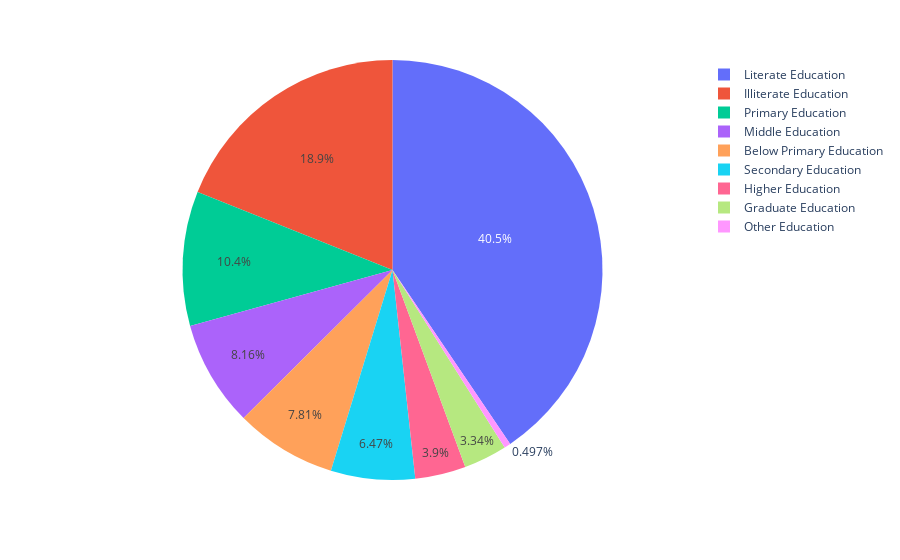

Notebook source saved alongside this figure:
### Code cell
# education
ed_cols = ['State', 'District','Below Primary Education', 'Primary Education',
       'Middle Education', 'Secondary Education', 'Higher Education',
       'Graduate Education', 'Other Education', 'Literate Education',
       'Illiterate Education']


import plotly.express as px
data = final_df[ed_cols].sum()
px.pie(values=data, labels=data.index, names=data.index)

### Figure 1 — Plotly figure (JSON) as saved in the notebook; plotly's stock layout.template omitted (floating-point values rounded to 4 significant figures)
{"data": [{"domain": {"x": [0, 1], "y": [0, 1]}, "hovertemplate": "label=%{label}<br>value=%{value}<extra></extra>", "labels": ["State", "District", "Below Primary Education", "Primary Education", "Middle Education", "Secondary Education", "Higher Education", "Graduate Education", "Other Education", "Literate Education", "Illiterate Education"], "legendgroup": "", "name": "", "showlegend": true, "type": "pie", "values": ["Andhra PradeshAndhra PradeshAndhra PradeshAndhra PradeshAndhra PradeshAndhra PradeshAndhra PradeshAndhra PradeshAndhra PradeshAndhra PradeshAndhra PradeshAndhra PradeshAndhra PradeshAndhra PradeshAndhra PradeshAndhra PradeshAndhra PradeshAndhra PradeshAndhra PradeshArunachal PradeshArunachal PradeshArunachal PradeshArunachal PradeshArunachal PradeshArunachal PradeshArunachal PradeshArunachal PradeshArunachal PradeshArunachal PradeshArunachal PradeshArunachal PradeshArunachal PradeshArunachal PradeshAssamAssamAssamAssamAssamAssamAssamAssamAssamAssamAssamAssamAssamAssamAssamAssamAssamAssamAssamBiharBiharBiharBiharBiharBiharBiharBiharBiharBiharBiharBiharBiharBiharBiharBiharBiharBiharBiharBiharBiharBiharBiharBiharBiharBiharBiharBiharBiharBiharBiharBiharBiharBiharBiharBiharBiharChandigarhChhattisgarhChhattisgarhChhattisgarhChhattisgarhChhattisgarhChhattisgarhChhattisgarhChhattisgarhChhattisgarhChhattisgarhChhattisgarhChhattisgarhChhattisgarhDaman and DiuDaman and DiuGoaGoaGujaratGujaratGujaratGujaratGujaratGujaratGujaratGujaratGujaratGujaratGujaratGujaratGujaratGujaratGujaratGujaratGujaratGujaratGujaratGujaratGujaratGujaratGujaratGujaratHaryanaHaryanaHaryanaHaryanaHaryanaHaryanaHaryanaHaryanaHaryanaHaryanaHaryanaHaryanaHaryanaHaryanaHaryanaHaryanaHaryanaHimachal PradeshHimachal PradeshHimachal PradeshHimachal PradeshHimachal PradeshHimachal PradeshHimachal PradeshHimachal PradeshHimachal PradeshHimachal PradeshHimachal PradeshHimachal PradeshHimachal PradeshJammu and KashmirJammu and KashmirJammu and KashmirJammu and KashmirJammu and KashmirJammu and KashmirJammu and KashmirJammu and KashmirJharkhandJharkhandJharkhandJharkhandJharkhandJharkhandJharkhandJharkhandJharkhandJharkhandJharkhandJharkhandJharkhandJharkhandJharkhandJharkhandJharkhandKarnatakaKarnatakaKarnatakaKarnatakaKarnatakaKarnatakaKarnatakaKarnatakaKarnatakaKarnatakaKarnatakaKarnatakaKarnatakaKarnatakaKarnatakaKarnatakaKarnatakaKarnatakaKarnatakaKarnatakaKarnatakaKarnatakaKarnatakaKarnatakaKeralaKeralaKeralaKeralaKeralaKeralaKeralaKeralaKeralaKeralaKeralaKeralaKeralaMadhya PradeshMadhya PradeshMadhya PradeshMadhya PradeshMadhya PradeshMadhya PradeshMadhya PradeshMadhya PradeshMadhya PradeshMadhya PradeshMadhya PradeshMadhya PradeshMadhya PradeshMadhya PradeshMadhya PradeshMadhya PradeshMadhya PradeshMadhya PradeshMadhya PradeshMadhya PradeshMadhya PradeshMadhya PradeshMadhya PradeshMadhya PradeshMadhya PradeshMadhya PradeshMadhya PradeshMadhya PradeshMadhya PradeshMadhya PradeshMadhya PradeshMadhya PradeshMadhya PradeshMadhya PradeshMadhya PradeshMadhya PradeshMadhya PradeshMadhya PradeshMadhya PradeshMadhya PradeshMadhya PradeshMadhya PradeshMadhya PradeshMadhya PradeshMadhya PradeshMaharashtraMaharashtraMaharashtraMaharashtraMaharashtraMaharashtraMaharashtraMaharashtraMaharashtraMaharashtraMaharashtraMaharashtraMaharashtraMaharashtraMaharashtraMaharashtraMaharashtraMaharashtraMaharashtraMaharashtraMaharashtraMaharashtraMaharashtraMaharashtraMaharashtraMaharashtraMaharashtraMaharashtraMaharashtraMaharashtraMaharashtraMaharashtraMaharashtraManipurManipurManipurManipurManipurManipurManipurMeghalayaMeghalayaMeghalayaMeghalayaMeghalayaMeghalayaMizoramMizoramMizoramMizoramMizoramMizoramMizoramMizoramNagalandNagalandNagalandNagalandNagalandNagalandNagalandNagalandOrissaOrissaOrissaOrissaOrissaOrissaOrissaOrissaOrissaOrissaOrissaOrissaOrissaOrissaOrissaOrissaOrissaOrissaOrissaOrissaPuducherryPuducherryPuducherryPunjabPunjabPunjabPunjabPunjabPunjabPunjabPunjabPunjabPunjabPunjabPunjabPunjabPunjabPunjabPunjabRajasthanRajasthanRajasthanRajasthanRajasthanRajasthanRajasthanRajasthanRajasthanRajasthanRajasthanRajasthanRajasthanRajasthanRajasthanRajasthanRajasthanRajasthanRajasthanRajasthanRajasthanRajasthanRajasthanRajasthanRajasthanRajasthanRajasthanRajasthanRajasthanRajasthanRajasthanRajasthanSikkimTamil NaduTamil NaduTamil NaduTamil NaduTamil NaduTamil NaduTamil NaduTamil NaduTamil NaduTamil NaduTamil NaduTamil NaduTamil NaduTamil NaduTamil NaduTamil NaduTamil NaduTamil NaduTamil NaduTamil NaduTamil NaduTamil NaduTamil NaduTamil NaduTamil NaduTripuraTripuraTripuraTripuraUttar PradeshUttar PradeshUttar PradeshUttar PradeshUttar PradeshUttar PradeshUttar PradeshUttar PradeshUttar PradeshUttar PradeshUttar PradeshUttar PradeshUttar PradeshUttar PradeshUttar PradeshUttar PradeshUttar PradeshUttar PradeshUttar PradeshUttar PradeshUttar PradeshUttar PradeshUttar PradeshUttar PradeshUttar PradeshUttar PradeshUttar PradeshUttar PradeshUttar PradeshUttar PradeshUttar PradeshUttar PradeshUttar PradeshUttar PradeshUttar PradeshUttar PradeshUttar PradeshUttar PradeshUttar PradeshUttar PradeshUttar PradeshUttar PradeshUttar PradeshUttar PradeshUttar PradeshUttar PradeshUttar PradeshUttar PradeshUttar PradeshUttar PradeshUttar PradeshUttar PradeshUttar PradeshUttar PradeshUttar PradeshUttar PradeshUttar PradeshUttar PradeshUttar PradeshUttar PradeshUttar PradeshUttar PradeshUttar PradeshUttar PradeshUttaranchalUttaranchalUttaranchalUttaranchalUttaranchalUttaranchalUttaranchalUttaranchalWest BengalWest BengalWest BengalWest BengalWest BengalWest BengalWest BengalWest BengalWest BengalWest BengalWest BengalWest BengalWest BengalWest Bengal", "AdilabadAnantapurChittoorEast GodavariGunturHyderabadKarimnagarKhammamKrishnaKurnoolMahbubnagarMedakNalgondaNizamabadPrakasamSrikakulamVizianagaramWarangalWest GodavariChanglangEast KamengEast SiangKurung KumeyLohitLower Dibang ValleyLower SubansiriPapum PareTawangTirapUpper SiangUpper SubansiriWest KamengWest SiangBarpetaBongaigaonCacharDarrangDhemajiDibrugarhGoalparaGolaghatHailakandiJorhatKamrupKarbi AnglongKarimganjKokrajharLakhimpurNagaonNalbariSonitpurTinsukiaArariaAurangabadAurangabadBankaBegusaraiBhagalpurBhojpurBuxarDarbhangaGayaGopalganjJamuiJehanabadKatiharKhagariaKishanganjLakhisaraiMadhepuraMadhubaniMungerMuzaffarpurNalandaNawadaPashchim ChamparanPatnaPurba ChamparanPurniaRohtasSaharsaSamastipurSaranSheikhpuraSheoharSitamarhiSiwanSupaulVaishaliChandigarhBastarBilaspurBilaspurDhamtariDurgJashpurKorbaKoriyaMahasamundRaigarhRaigarhRaipurSurgujaDamanJunagadhNorth GoaSouth GoaAhmadabadAmreliAnandBanas KanthaBharuchBhavnagarGandhinagarJamnagarJunagadhKachchhKhedaMahesanaNarmadaNavsariPanch MahalsPatanPorbandarRajkotSabar KanthaSuratSurendranagarThe DangsVadodaraValsadAmbalaBhiwaniFaridabadFatehabadGurgaonHisarJhajjarJindKaithalKarnalKurukshetraMahendragarhPanchkulaPanipatRewariRohtakSirsaBilaspurBilaspurChambaHamirpurHamirpurKangraKinnaurKulluMandiShimlaSirmaurSolanUnaDodaJammuKargilKathuaPulwamaPunchSrinagarUdhampurBokaroChatraDeogharDhanbadDumkaGarhwaGiridihGoddaGumlaJamtaraLateharLohardagaPakurPalamuRanchiSahibganjSimdegaBagalkotBangalore RuralBelgaumBellaryBidarBijapurBijapurChikmagalurChitradurgaDavanagereDharwadGadagGulbargaHassanHaveriKodaguKolarKoppalMandyaMysoreRaichurShimogaTumkurUdupiAlappuzhaErnakulamIdukkiKannurKasaragodKollamKottayamKozhikodeMalappuramPalakkadThiruvananthapuramThrissurWayanadAnuppurAshoknagarBalaghatBarwaniBetulBhindBhopalBurhanpurChhatarpurChhindwaraDamohDatiaDewasDharDindoriGunaGwaliorHardaHoshangabadIndoreJabalpurJhabuaKatniMandlaMandsaurMorenaNeemuchPannaRaisenRajgarhRatlamRewaSagarSatnaSehoreSeoniShahdolShajapurSheopurShivpuriSidhiTikamgarhUjjainUmariaVidishaAkolaAmravatiAurangabadAurangabadBhandaraBidBuldanaChandrapurDhuleGondiyaHingoliJalgaonJalnaKolhapurLaturNagpurNandedNandurbarNashikOsmanabadParbhaniPuneRaigarhRaigarhRatnagiriSangliSataraSindhudurgSolapurThaneWardhaWashimYavatmalBishnupurChandelChurachandpurSenapatiTamenglongThoubalUkhrulEast Garo HillsEast Khasi HillsJaintia HillsSouth Garo HillsWest Garo HillsWest Khasi HillsAizawlChamphaiKolasibLawngtlaiLungleiMamitSaihaSerchhipDimapurKohimaMokokchungMonPhekTuensangWokhaZunhebotoBaleshwarBhadrakCuttackDhenkanalGajapatiGanjamJharsugudaKalahandiKandhamalKendraparaKhordhaKoraputMalkangiriMayurbhanjNayagarhNuapadaPuriRayagadaSambalpurSundargarhKaraikalMaheYanamAmritsarBathindaFaridkotFatehgarh SahibFirozpurGurdaspurHoshiarpurJalandharKapurthalaLudhianaMansaMogaMuktsarPatialaRupnagarSangrurAjmerAlwarBanswaraBaranBarmerBharatpurBhilwaraBikanerBundiChittaurgarhChuruDausaDhaulpurDungarpurGanganagarHanumangarhJaipurJaisalmerJalorJhalawarJhunjhununJodhpurKarauliKotaNagaurPaliRajsamandSawai MadhopurSikarSirohiTonkUdaipurEastAriyalurChennaiCoimbatoreCuddaloreDharmapuriDindigulErodeKancheepuramKanniyakumariKarurMaduraiNagapattinamNamakkalPerambalurPudukkottaiRamanathapuramSalemSivagangaThanjavurTheniThiruvallurThiruvarurTiruvannamalaiVelloreVirudhunagarDhalaiNorth TripuraSouth TripuraWest TripuraAgraAligarhAllahabadAmbedkar NagarAuraiyaAzamgarhBaghpatBahraichBalliaBalrampurBandaBara BankiBareillyBastiBijnorBulandshahrChandauliChitrakootDeoriaEtahEtawahFaizabadFarrukhabadFatehpurFirozabadGautam Buddha NagarGhaziabadGhazipurGondaGorakhpurHamirpurHamirpurHardoiJalaunJaunpurJhansiJyotiba Phule NagarKannaujKanpur DehatKaushambiKushinagarLalitpurLucknowMahobaMainpuriMathuraMauMeerutMirzapurMoradabadMuzaffarnagarPilibhitPratapgarhPratapgarhRae BareliRampurSaharanpurSant Kabir NagarShahjahanpurSitapurSonbhadraSultanpurUnnaoVaranasiAlmoraBageshwarChamoliChampawatPithoragarhTehri GarhwalUdham Singh NagarUttarkashiBankuraBarddhamanBirbhumDakshin DinajpurDarjilingHaoraHugliJalpaiguriKolkataMaldahMurshidabadNadiaPuruliyaUttar Dinajpur", 131257561, 174185238, 137246623, 108840819, 65561970, 56131372, 8357672, 681581255, 318425400]}], "layout": {"legend": {"tracegroupgap": 0}, "margin": {"t": 60}}}
